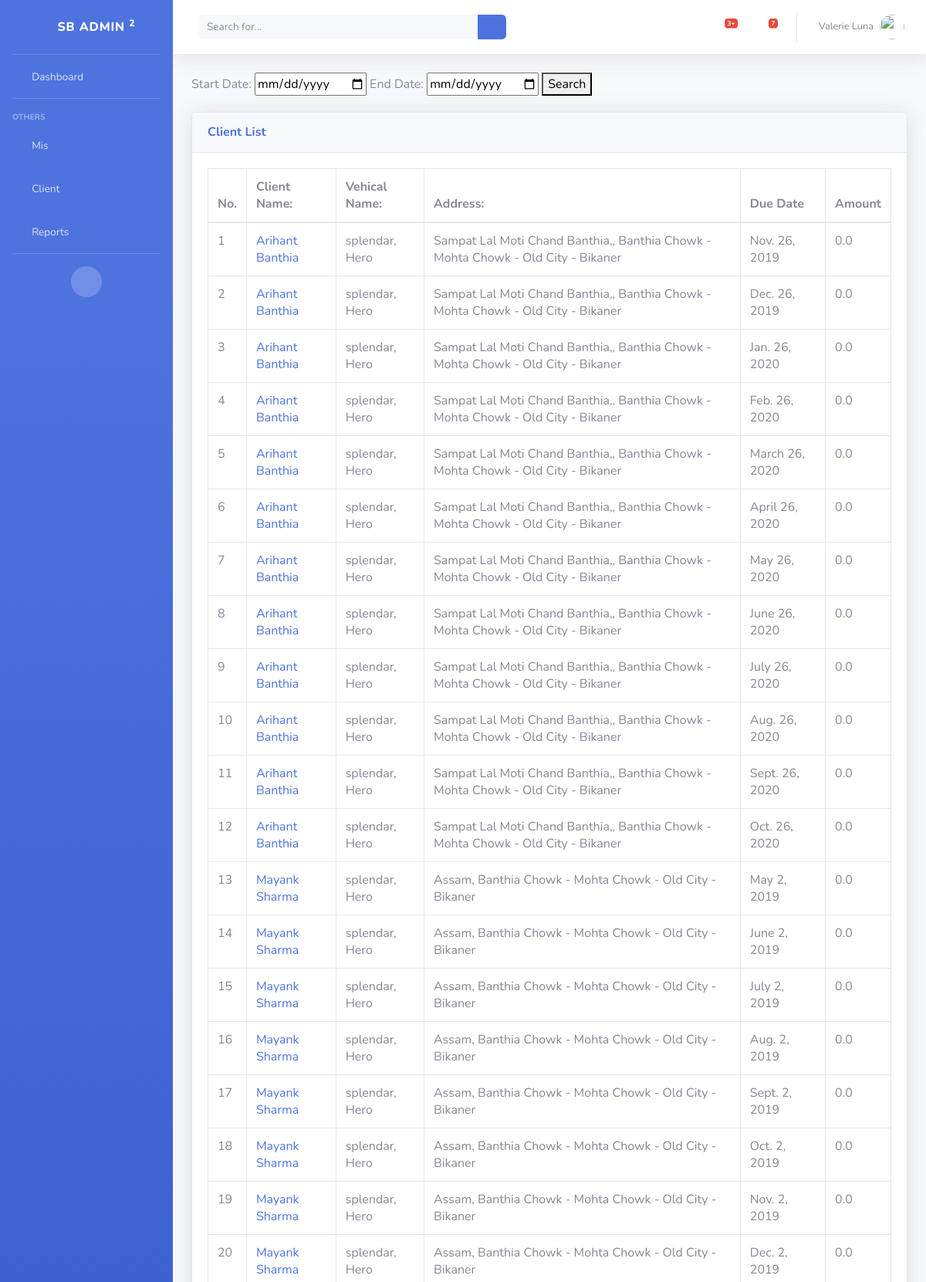
The app's page /loan/defaulters (upper part) with its own data.
### loan/models.py (models this page shows, shortened)
class Emi(models.Model):
    client_id = models.ForeignKey(Client, on_delete=models.CASCADE)
    loan_id = models.ForeignKey(Loan, on_delete=models.CASCADE)
    emi_amt = models.FloatField(null=True, default=0)
    amt = models.FloatField(null=True, default=0)
    due_date = models.DateField()
    paid_date = models.DateField(null=True)
    receipt_no = models.CharField(max_length=20, null=True)
    remarks = models.TextField(null=True)
    penalty = models.IntegerField()

class Client(models.Model):
    firm_id = models.ForeignKey(Firm, on_delete=models.CASCADE)
    challan_no = models.IntegerField()
    file_no = models.CharField(max_length=15)
    fname = models.CharField(max_length=50)
    mname = models.CharField(max_length=50, null=True)
    lname = models.CharField(max_length=50)
    addr = models.CharField(max_length=255)
    faliya = models.ForeignKey(Faliya, on_delete=models.CASCADE)
    mob_no = models.CharField(max_length=11)
    gtr = models.CharField(max_length=100)
    gtr_mob_no = models.CharField(max_length=11)
    class Meta:
        unique_together = ('firm_id', 'challan_no', 'file_no')

class Loan(models.Model):
    client = models.ForeignKey(Client, on_delete=models.CASCADE)
    vehical = models.ForeignKey(Vehical, on_delete=models.CASCADE)
    reg_no = models.CharField(max_length=50)
    agrmnt_date = models.DateField()
    chasis_no = models.CharField(max_length=50)
    engine_no = models.CharField(max_length=50)
    principle_amt = models.IntegerField()
    intrest_rate = models.FloatField()
    emi_amt = models.FloatField()
    months = models.IntegerField()
    class Meta:
        unique_together = ('reg_no', 'chasis_no', 'engine_no')

class Vehical(models.Model):
    company = models.CharField(max_length=255)
    name = models.CharField(max_length=255)
    model = models.CharField(max_length=255)
    class Meta:
        unique_together = ('company', 'name')
    def __str__(self):
        return self.name + ", " + self.company

class Faliya(models.Model):
    village_id = models.ForeignKey(Village, on_delete=models.CASCADE)
    name = models.CharField(max_length=255)
    def __str__(self):
        return "{} - {}".format(self.name, self.village_id)

class Village(models.Model):
    taluka_id = models.ForeignKey(Taluka, on_delete=models.CASCADE)
    name = models.CharField(max_length=255)
    def __str__(self):
        return "{} - {}".format(self.name, self.taluka_id)

class Taluka(models.Model):
    district_id = models.ForeignKey(District, on_delete=models.CASCADE)
    name = models.CharField(max_length=255)
    def __str__(self):
        return "{} - {}".format(self.name, self.district_id)

class District(models.Model):
    name = models.CharField(max_length=255)
    class Meta:
        ordering = ['name']
    def __str__(self):
        return self.name

### loan/views/reports.py (the view)
class FetchDefaultersListView(ListView):
    model = Emi
    template_name = 'loan/defaulters_list.html'
    context_object_name = 'emis'
    def get_queryset(self):
        if self.request.method == 'GET':
            start_date = self.request.GET.get('start_date')
            end_date = self.request.GET.get('end_date')
            if(start_date == None or end_date == None):
                return Emi.objects.filter(amt__exact=0, due_date__lt=date.today())
            return Emi.objects.filter(due_date__gt=start_date, due_date__lt=end_date, amt__exact=0)

### loan/templates/loan/defaulters_list.html (shortened to what this page needs)
{% extends 'base_template.html' %}
{% block content %}
    <form method="get" action="{% url 'loan:defaulter' %}">
        <label>Start Date:</label>
        <input type="date" name="start_date">
        <label>End Date:</label>
        <input type="date" name="end_date">
        <button type="submit">Search</button>
    </form>
    <div class="card shadow mb-4">
        <div class="card-header py-3">
            <h6 class="m-0 font-weight-bold text-primary">Client List</h6>
        </div>
        <div class="card-body">
            <div class="table-responsive">
                <table class="table table-bordered table-hover" id="dataTable">
                    <thead>
                    <tr>
                        <th>No.</th>
                        <th>Client Name:</th>
                        <th>Vehical Name:</th>
                        <th>Address:</th>
                        <th>Due Date</th>
                        <th>Amount</th>
                    </tr>
                    </thead>
                    <tbody>
                    {% for emi in emis %}
                        <tr>
                            <td>
                                {{ forloop.counter }}
                            </td>
                            <td>
                                <a href="{% url 'loan:list-emi' client_pk=emi.client_id.id loan_pk=emi.loan_id.id %}">
                                    {{ emi.client_id.fname }} {{ emi.client_id.lname }}
                                </a>
                            </td>
                            <td>{{ emi.loan_id.vehical }}</td>
                            <td>{{ emi.client_id.addr }}, {{ emi.client_id.faliya }}</td>
                            <td>{{ emi.due_date }}</td>
                            <td>{{ emi.amt }}</td>
                        </tr>
                    {% endfor %}
                    </tbody>
                </table>
            </div>
        </div>
    </div>
{% endblock %}

### records on screen
Emi: client_id.fname "Arihant", client_id.lname "Banthia", loan_id.vehical "splendar, Hero", client_id.addr "Sampat Lal Moti Chand Banthia,", client_id.faliya "Banthia Chowk - Mohta Chowk - Old City - Bikaner", due_date "Nov. 26, 2019", amt "0.0"
Emi: client_id.fname "Arihant", client_id.lname "Banthia", loan_id.vehical "splendar, Hero", client_id.addr "Sampat Lal Moti Chand Banthia,", client_id.faliya "Banthia Chowk - Mohta Chowk - Old City - Bikaner", due_date "Dec. 26, 2019", amt "0.0"
Emi: client_id.fname "Arihant", client_id.lname "Banthia", loan_id.vehical "splendar, Hero", client_id.addr "Sampat Lal Moti Chand Banthia,", client_id.faliya "Banthia Chowk - Mohta Chowk - Old City - Bikaner", due_date "Jan. 26, 2020", amt "0.0"
Emi: client_id.fname "Arihant", client_id.lname "Banthia", loan_id.vehical "splendar, Hero", client_id.addr "Sampat Lal Moti Chand Banthia,", client_id.faliya "Banthia Chowk - Mohta Chowk - Old City - Bikaner", due_date "Feb. 26, 2020", amt "0.0"
Emi: client_id.fname "Arihant", client_id.lname "Banthia", loan_id.vehical "splendar, Hero", client_id.addr "Sampat Lal Moti Chand Banthia,", client_id.faliya "Banthia Chowk - Mohta Chowk - Old City - Bikaner", due_date "March 26, 2020", amt "0.0"
Emi: client_id.fname "Arihant", client_id.lname "Banthia", loan_id.vehical "splendar, Hero", client_id.addr "Sampat Lal Moti Chand Banthia,", client_id.faliya "Banthia Chowk - Mohta Chowk - Old City - Bikaner", due_date "April 26, 2020", amt "0.0"
Emi: client_id.fname "Arihant", client_id.lname "Banthia", loan_id.vehical "splendar, Hero", client_id.addr "Sampat Lal Moti Chand Banthia,", client_id.faliya "Banthia Chowk - Mohta Chowk - Old City - Bikaner", due_date "May 26, 2020", amt "0.0"
Emi: client_id.fname "Arihant", client_id.lname "Banthia", loan_id.vehical "splendar, Hero", client_id.addr "Sampat Lal Moti Chand Banthia,", client_id.faliya "Banthia Chowk - Mohta Chowk - Old City - Bikaner", due_date "June 26, 2020", amt "0.0"
Emi: client_id.fname "Arihant", client_id.lname "Banthia", loan_id.vehical "splendar, Hero", client_id.addr "Sampat Lal Moti Chand Banthia,", client_id.faliya "Banthia Chowk - Mohta Chowk - Old City - Bikaner", due_date "July 26, 2020", amt "0.0"
Emi: client_id.fname "Arihant", client_id.lname "Banthia", loan_id.vehical "splendar, Hero", client_id.addr "Sampat Lal Moti Chand Banthia,", client_id.faliya "Banthia Chowk - Mohta Chowk - Old City - Bikaner", due_date "Aug. 26, 2020", amt "0.0"
Emi: client_id.fname "Arihant", client_id.lname "Banthia", loan_id.vehical "splendar, Hero", client_id.addr "Sampat Lal Moti Chand Banthia,", client_id.faliya "Banthia Chowk - Mohta Chowk - Old City - Bikaner", due_date "Sept. 26, 2020", amt "0.0"
Emi: client_id.fname "Arihant", client_id.lname "Banthia", loan_id.vehical "splendar, Hero", client_id.addr "Sampat Lal Moti Chand Banthia,", client_id.faliya "Banthia Chowk - Mohta Chowk - Old City - Bikaner", due_date "Oct. 26, 2020", amt "0.0"
Emi: client_id.fname "Mayank", client_id.lname "Sharma", loan_id.vehical "splendar, Hero", client_id.addr "Assam", client_id.faliya "Banthia Chowk - Mohta Chowk - Old City - Bikaner", due_date "May 2, 2019", amt "0.0"
Emi: client_id.fname "Mayank", client_id.lname "Sharma", loan_id.vehical "splendar, Hero", client_id.addr "Assam", client_id.faliya "Banthia Chowk - Mohta Chowk - Old City - Bikaner", due_date "June 2, 2019", amt "0.0"
Emi: client_id.fname "Mayank", client_id.lname "Sharma", loan_id.vehical "splendar, Hero", client_id.addr "Assam", client_id.faliya "Banthia Chowk - Mohta Chowk - Old City - Bikaner", due_date "July 2, 2019", amt "0.0"
Emi: client_id.fname "Mayank", client_id.lname "Sharma", loan_id.vehical "splendar, Hero", client_id.addr "Assam", client_id.faliya "Banthia Chowk - Mohta Chowk - Old City - Bikaner", due_date "Aug. 2, 2019", amt "0.0"
Emi: client_id.fname "Mayank", client_id.lname "Sharma", loan_id.vehical "splendar, Hero", client_id.addr "Assam", client_id.faliya "Banthia Chowk - Mohta Chowk - Old City - Bikaner", due_date "Sept. 2, 2019", amt "0.0"
Emi: client_id.fname "Mayank", client_id.lname "Sharma", loan_id.vehical "splendar, Hero", client_id.addr "Assam", client_id.faliya "Banthia Chowk - Mohta Chowk - Old City - Bikaner", due_date "Oct. 2, 2019", amt "0.0"
Emi: client_id.fname "Mayank", client_id.lname "Sharma", loan_id.vehical "splendar, Hero", client_id.addr "Assam", client_id.faliya "Banthia Chowk - Mohta Chowk - Old City - Bikaner", due_date "Nov. 2, 2019", amt "0.0"
Emi: client_id.fname "Mayank", client_id.lname "Sharma", loan_id.vehical "splendar, Hero", client_id.addr "Assam", client_id.faliya "Banthia Chowk - Mohta Chowk - Old City - Bikaner", due_date "Dec. 2, 2019", amt "0.0"
